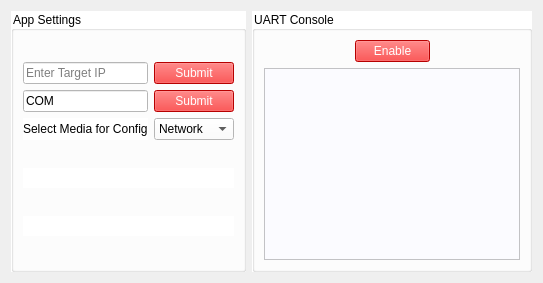
        <widget class="QWidget" name="tab_6">
         <attribute name="title">
          <string>SETTINGS</string>
         </attribute>
         <layout class="QGridLayout" name="gridLayout_16">
          <item row="0" column="0">
           <layout class="QGridLayout" name="gridLayout_15">
            <item row="0" column="0">
             <widget class="QGroupBox" name="groupBox_3">
              <property name="sizePolicy">
               <sizepolicy hsizetype="Fixed" vsizetype="Fixed">
                <horstretch>0</horstretch>
                <verstretch>0</verstretch>
               </sizepolicy>
              </property>
              <property name="maximumSize">
               <size>
                <width>400</width>
                <height>900</height>
               </size>
              </property>
              <property name="styleSheet">
               <string notr="true">background-color: rgb(255, 255, 255);</string>
              </property>
              <property name="title">
               <string>App Settings</string>
              </property>
              <layout class="QGridLayout" name="gridLayout_14">
               <item row="0" column="0">
                <layout class="QGridLayout" name="gridLayout_13">
                 <item row="0" column="0">
                  <widget class="QLineEdit" name="IP_lineEdit">
                   <property name="maximumSize">
                    <size>
                     <width>200</width>
                     <height>16777215</height>
                    </size>
                   </property>
                   <property name="text">
                    <string/>
                   </property>
                   <property name="placeholderText">
                    <string>Enter Target IP</string>
                   </property>
                  </widget>
                 </item>
                 <item row="0" column="1">
                  <widget class="QPushButton" name="setIP_button">
                   <property name="maximumSize">
                    <size>
                     <width>100</width>
                     <height>16777215</height>
                    </size>
                   </property>
                   <property name="styleSheet">
                    <string notr="true">background-color: rgb(255, 0, 0);
color: rgb(255, 255, 255);</string>
                   </property>
                   <property name="text">
                    <string>Submit</string>
                   </property>
                  </widget>
                 </item>
                 <item row="1" column="0">
                  <widget class="QLineEdit" name="UART_lineEdit">
                   <property name="maximumSize">
                    <size>
                     <width>200</width>
                     <height>16777215</height>
                    </size>
                   </property>
                   <property name="text">
                    <string>COM</string>
                   </property>
                   <property name="placeholderText">
                    <string>Enter UART Port</string>
                   </property>
                  </widget>
                 </item>
                 <item row="1" column="1">
                  <widget class="QPushButton" name="setUART_button">
                   <property name="maximumSize">
                    <size>
                     <width>100</width>
                     <height>16777215</height>
                    </size>
                   </property>
                   <property name="styleSheet">
                    <string notr="true">background-color: rgb(255, 0, 0);
color: rgb(255, 255, 255);</string>
                   </property>
                   <property name="text">
                    <string>Submit</string>
                   </property>
                  </widget>
                 </item>
                 <item row="2" column="0">
                  <widget class="QLabel" name="label_10">
                   <property name="text">
                    <string>Select Media for Config</string>
                   </property>
                  </widget>
                 </item>
                 <item row="2" column="1">
                  <widget class="QComboBox" name="media_comboBox">
                   <property name="maximumSize">
                    <size>
                     <width>100</width>
                     <height>16777215</height>
                    </size>
                   </property>
                   <item>
                    <property name="text">
                     <string>Network</string>
                    </property>
                   </item>
                   <item>
                    <property name="text">
                     <string>UART</string>
                    </property>
                   </item>
                  </widget>
                 </item>
                </layout>
               </item>
               <item row="1" column="0">
                <widget class="QLabel" name="ip_submit_label">
                 <property name="maximumSize">
                  <size>
                   <width>16777215</width>
                   <height>20</height>
                  </size>
                 </property>
                 <property name="text">
                  <string/>
                 </property>
                </widget>
               </item>
               <item row="3" column="0">
                <widget class="QLabel" name="UART_submit_label">
                 <property name="maximumSize">
                  <size>
                   <width>16777215</width>
                   <height>20</height>
                  </size>
                 </property>
                 <property name="text">
                  <string/>
                 </property>
                </widget>
               </item>
              </layout>
             </widget>
            </item>
            <item row="0" column="1">
             <widget class="QGroupBox" name="groupBox_11">
              <property name="maximumSize">
               <size>
                <width>850</width>
                <height>1080</height>
               </size>
              </property>
              <property name="styleSheet">
               <string notr="true">background-color: rgb(255, 255, 255);</string>
              </property>
              <property name="title">
               <string>UART Console</string>
              </property>
              <layout class="QGridLayout" name="gridLayout_24">
               <item row="0" column="0">
                <layout class="QGridLayout" name="gridLayout_12">
                 <item row="0" column="0">
                  <spacer name="horizontalSpacer_3">
                   <property name="orientation">
                    <enum>Qt::Horizontal</enum>
                   </property>
                   <property name="sizeHint" stdset="0">
                    <size>
                     <width>40</width>
                     <height>20</height>
                    </size>
                   </property>
                  </spacer>
                 </item>
                 <item row="0" column="1">
                  <widget class="QPushButton" name="uart_console_pushButton">
                   <property name="maximumSize">
                    <size>
                     <width>75</width>
                     <height>25</height>
                    </size>
                   </property>
                   <property name="palette">
                    <palette>
                     <active>
                      <colorrole role="WindowText">
                       <brush brushstyle="SolidPattern">
                        <color alpha="255">
                         <red>255</red>
                         <green>255</green>
                         <blue>255</blue>
                        </color>
                       </brush>
                      </colorrole>
                      <colorrole role="Button">
                       <brush brushstyle="SolidPattern">
                        <color alpha="255">
                         <red>255</red>
                         <green>0</green>
                         <blue>0</blue>
                        </color>
                       </brush>
                      </colorrole>
                      <colorrole role="Text">
                       <brush brushstyle="SolidPattern">
                        <color alpha="255">
                         <red>255</red>
                         <green>255</green>
                         <blue>255</blue>
                        </color>
                       </brush>
                      </colorrole>
                      <colorrole role="ButtonText">
                       <brush brushstyle="SolidPattern">
                        <color alpha="255">
                         <red>255</red>
                         <green>255</green>
                         <blue>255</blue>
                        </color>
                       </brush>
                      </colorrole>
                      <colorrole role="Base">
                       <brush brushstyle="SolidPattern">
                        <color alpha="255">
                         <red>255</red>
                         <green>0</green>
                         <blue>0</blue>
                        </color>
                       </brush>
                      </colorrole>
                      <colorrole role="Window">
                       <brush brushstyle="SolidPattern">
                        <color alpha="255">
                         <red>255</red>
                         <green>0</green>
                         <blue>0</blue>
                        </color>
                       </brush>
                      </colorrole>
                     </active>
                     <inactive>
                      <colorrole role="WindowText">
                       <brush brushstyle="SolidPattern">
                        <color alpha="255">
                         <red>255</red>
                         <green>255</green>
                         <blue>255</blue>
                        </color>
                       </brush>
                      </colorrole>
                      <colorrole role="Button">
                       <brush brushstyle="SolidPattern">
                        <color alpha="255">
                         <red>255</red>
                         <green>0</green>
                         <blue>0</blue>
                        </color>
                       </brush>
                      </colorrole>
                      <colorrole role="Text">
                       <brush brushstyle="SolidPattern">
                        <color alpha="255">
                         <red>255</red>
                         <green>255</green>
                         <blue>255</blue>
                        </color>
                       </brush>
                      </colorrole>
                      <colorrole role="ButtonText">
                       <brush brushstyle="SolidPattern">
                        <color alpha="255">
                         <red>255</red>
                         <green>255</green>
                         <blue>255</blue>
                        </color>
                       </brush>
                      </colorrole>
                      <colorrole role="Base">
                       <brush brushstyle="SolidPattern">
                        <color alpha="255">
                         <red>255</red>
                         <green>0</green>
                         <blue>0</blue>
                        </color>
                       </brush>
                      </colorrole>
                      <colorrole role="Window">
                       <brush brushstyle="SolidPattern">
                        <color alpha="255">
                         <red>255</red>
                         <green>0</green>
                         <blue>0</blue>
                        </color>
                       </brush>
                      </colorrole>
                     </inactive>
                     <disabled>
                      <colorrole role="WindowText">
                       <brush brushstyle="SolidPattern">
                        <color alpha="255">
                         <red>255</red>
                         <green>255</green>
                         <blue>255</blue>
                        </color>
                       </brush>
                      </colorrole>
                      <colorrole role="Button">
                       <brush brushstyle="SolidPattern">
                        <color alpha="255">
                         <red>255</red>
                         <green>0</green>
                         <blue>0</blue>
                        </color>
                       </brush>
                      </colorrole>
                      <colorrole role="Text">
                       <brush brushstyle="SolidPattern">
                        <color alpha="255">
                         <red>255</red>
                         <green>255</green>
                         <blue>255</blue>
                        </color>
                       </brush>
                      </colorrole>
                      <colorrole role="ButtonText">
                       <brush brushstyle="SolidPattern">
                        <color alpha="255">
                         <red>255</red>
                         <green>255</green>
                         <blue>255</blue>
                        </color>
                       </brush>
                      </colorrole>
                      <colorrole role="Base">
                       <brush brushstyle="SolidPattern">
                        <color alpha="255">
                         <red>255</red>
                         <green>0</green>
                         <blue>0</blue>
                        </color>
                       </brush>
                      </colorrole>
                      <colorrole role="Window">
                       <brush brushstyle="SolidPattern">
                        <color alpha="255">
                         <red>255</red>
                         <green>0</green>
                         <blue>0</blue>
                        </color>
                       </brush>
                      </colorrole>
                     </disabled>
                    </palette>
                   </property>
                   <property name="styleSheet">
                    <string notr="true">background-color: rgb(255, 0, 0);
color: rgb(255, 255, 255);</string>
                   </property>
                   <property name="text">
                    <string>Enable</string>
                   </property>
                  </widget>
                 </item>
                 <item row="0" column="2">
                  <spacer name="horizontalSpacer_4">
                   <property name="orientation">
                    <enum>Qt::Horizontal</enum>
                   </property>
                   <property name="sizeHint" stdset="0">
                    <size>
                     <width>40</width>
                     <height>20</height>
                    </size>
                   </property>
                  </spacer>
                 </item>
                 <item row="1" column="0" colspan="3">
                  <widget class="QTextBrowser" name="uart_textBrowser">
                   <property name="styleSheet">
                    <string notr="true">background-color: rgb(251, 251, 255);</string>
                   </property>
                   <property name="verticalScrollBarPolicy">
                    <enum>Qt::ScrollBarAsNeeded</enum>
                   </property>
                  </widget>
                 </item>
                </layout>
               </item>
              </layout>
             </widget>
            </item>
           </layout>
          </item>
         </layout>
        </widget>
